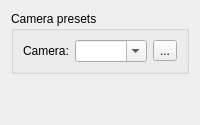
      <widget class="QWidget" name="cameras_tab">
       <attribute name="title">
        <string>Camera Presets</string>
       </attribute>
       <layout class="QVBoxLayout" name="verticalLayout_3">
        <item>
         <widget class="QGroupBox" name="camPreset_groupBox">
          <property name="sizePolicy">
           <sizepolicy hsizetype="Preferred" vsizetype="Maximum">
            <horstretch>0</horstretch>
            <verstretch>0</verstretch>
           </sizepolicy>
          </property>
          <property name="title">
           <string>Camera presets</string>
          </property>
          <layout class="QFormLayout" name="formLayout_11">
           <property name="fieldGrowthPolicy">
            <enum>QFormLayout::ExpandingFieldsGrow</enum>
           </property>
           <item row="0" column="0">
            <widget class="QLabel" name="camPreset_label">
             <property name="text">
              <string>Camera:</string>
             </property>
            </widget>
           </item>
           <item row="0" column="1">
            <layout class="QHBoxLayout" name="camPreset_horizontalLayout">
             <item>
              <widget class="QComboBox" name="camPreset_comboBox">
               <property name="sizePolicy">
                <sizepolicy hsizetype="Expanding" vsizetype="Fixed">
                 <horstretch>0</horstretch>
                 <verstretch>0</verstretch>
                </sizepolicy>
               </property>
               <property name="toolTip">
                <string>Select an application, or add a new application by typing a new name and pressing Enter</string>
               </property>
               <property name="editable">
                <bool>true</bool>
               </property>
               <property name="mandatoryField" stdset="0">
                <bool>false</bool>
               </property>
              </widget>
             </item>
             <item>
              <widget class="QToolButton" name="camPresetDel_toolButton">
               <property name="toolTip">
                <string>Remove this application</string>
               </property>
               <property name="text">
                <string>...</string>
               </property>
               <property name="icon">
                <iconset resource="../../ui/rsc.qrc">
                 <normaloff>:/rsc/rsc/icon_delete.png</normaloff>
                 <disabledoff>:/rsc/rsc/icon_delete_disabled.png</disabledoff>:/rsc/rsc/icon_delete.png</iconset>
               </property>
               <property name="iconSize">
                <size>
                 <width>15</width>
                 <height>15</height>
                </size>
               </property>
              </widget>
             </item>
            </layout>
           </item>
          </layout>
         </widget>
        </item>
        <item>
         <spacer name="verticalSpacer_5">
          <property name="orientation">
           <enum>Qt::Vertical</enum>
          </property>
          <property name="sizeHint" stdset="0">
           <size>
            <width>20</width>
            <height>40</height>
           </size>
          </property>
         </spacer>
        </item>
       </layout>
      </widget>
